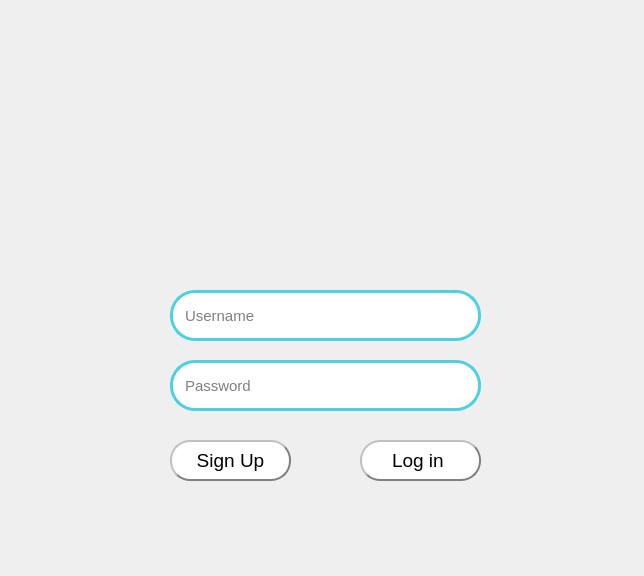
<?xml version="1.0" encoding="UTF-8"?>
<ui version="4.0">
 <class>LoginPage</class>
 <widget class="QDialog" name="LoginPage">
  <property name="geometry">
   <rect>
    <x>0</x>
    <y>0</y>
    <width>644</width>
    <height>576</height>
   </rect>
  </property>
  <property name="windowTitle">
   <string>Dialog</string>
  </property>
  <property name="styleSheet">
   <string notr="true"/>
  </property>
  <widget class="QLabel" name="icon">
   <property name="geometry">
    <rect>
     <x>260</x>
     <y>130</y>
     <width>131</width>
     <height>131</height>
    </rect>
   </property>
   <property name="styleSheet">
    <string notr="true">border-radius: 50%;</string>
   </property>
   <property name="text">
    <string/>
   </property>
   <property name="pixmap">
    <pixmap>../images/person.png</pixmap>
   </property>
   <property name="scaledContents">
    <bool>true</bool>
   </property>
  </widget>
  <widget class="QLabel" name="Background">
   <property name="geometry">
    <rect>
     <x>0</x>
     <y>0</y>
     <width>651</width>
     <height>581</height>
    </rect>
   </property>
   <property name="styleSheet">
    <string notr="true"/>
   </property>
   <property name="text">
    <string/>
   </property>
   <property name="pixmap">
    <pixmap>../images/Peach and Gray Watercolor Background Instagram Post (2) - Copy.png</pixmap>
   </property>
   <property name="scaledContents">
    <bool>true</bool>
   </property>
  </widget>
  <widget class="QLineEdit" name="username">
   <property name="geometry">
    <rect>
     <x>170</x>
     <y>290</y>
     <width>311</width>
     <height>51</height>
    </rect>
   </property>
   <property name="font">
    <font>
     <pointsize>-1</pointsize>
    </font>
   </property>
   <property name="styleSheet">
    <string notr="true">background-color: white;
border: 3px solid #4DD0E1;
border-radius: 25px;
padding: 10px;
font-size: 15px;
font-color:gray;
</string>
   </property>
   <property name="placeholderText">
    <string>Username</string>
   </property>
  </widget>
  <widget class="QLineEdit" name="passtxt">
   <property name="geometry">
    <rect>
     <x>170</x>
     <y>360</y>
     <width>311</width>
     <height>51</height>
    </rect>
   </property>
   <property name="font">
    <font>
     <pointsize>-1</pointsize>
    </font>
   </property>
   <property name="styleSheet">
    <string notr="true">background-color: white;
border: 3px solid #4DD0E1;
border-radius: 25px;
padding: 10px;
font-size: 15px;
font-color:gray;</string>
   </property>
   <property name="echoMode">
    <enum>QLineEdit::Password</enum>
   </property>
   <property name="placeholderText">
    <string>Password</string>
   </property>
  </widget>
  <widget class="QPushButton" name="loginbtn">
   <property name="geometry">
    <rect>
     <x>360</x>
     <y>440</y>
     <width>121</width>
     <height>41</height>
    </rect>
   </property>
   <property name="font">
    <font>
     <pointsize>14</pointsize>
    </font>
   </property>
   <property name="autoFillBackground">
    <bool>false</bool>
   </property>
   <property name="styleSheet">
    <string notr="true">QPushButton{
background-color: white;
border-style:outset;
border-width: 2px;
border-color:gray;
border-radius: 20px;

}

QPushButton:hover{
background-color: #EEEEEE;
border-style:inset;
color: #0097A7;
}
</string>
   </property>
   <property name="text">
    <string>Log in </string>
   </property>
  </widget>
  <widget class="QPushButton" name="signupbtn">
   <property name="geometry">
    <rect>
     <x>170</x>
     <y>440</y>
     <width>121</width>
     <height>41</height>
    </rect>
   </property>
   <property name="font">
    <font>
     <family>MS Shell Dlg 2</family>
     <pointsize>14</pointsize>
    </font>
   </property>
   <property name="styleSheet">
    <string notr="true">QPushButton{
background-color: white;
border-style:outset;
border-width: 2px;
border-color:gray;
border-radius: 20px;

}

QPushButton:hover{
background-color: #EEEEEE;
border-style:inset;
color: #0097A7;
}

</string>
   </property>
   <property name="text">
    <string>Sign Up</string>
   </property>
  </widget>
  <zorder>Background</zorder>
  <zorder>icon</zorder>
  <zorder>username</zorder>
  <zorder>passtxt</zorder>
  <zorder>loginbtn</zorder>
  <zorder>signupbtn</zorder>
 </widget>
 <resources/>
 <connections/>
</ui>
